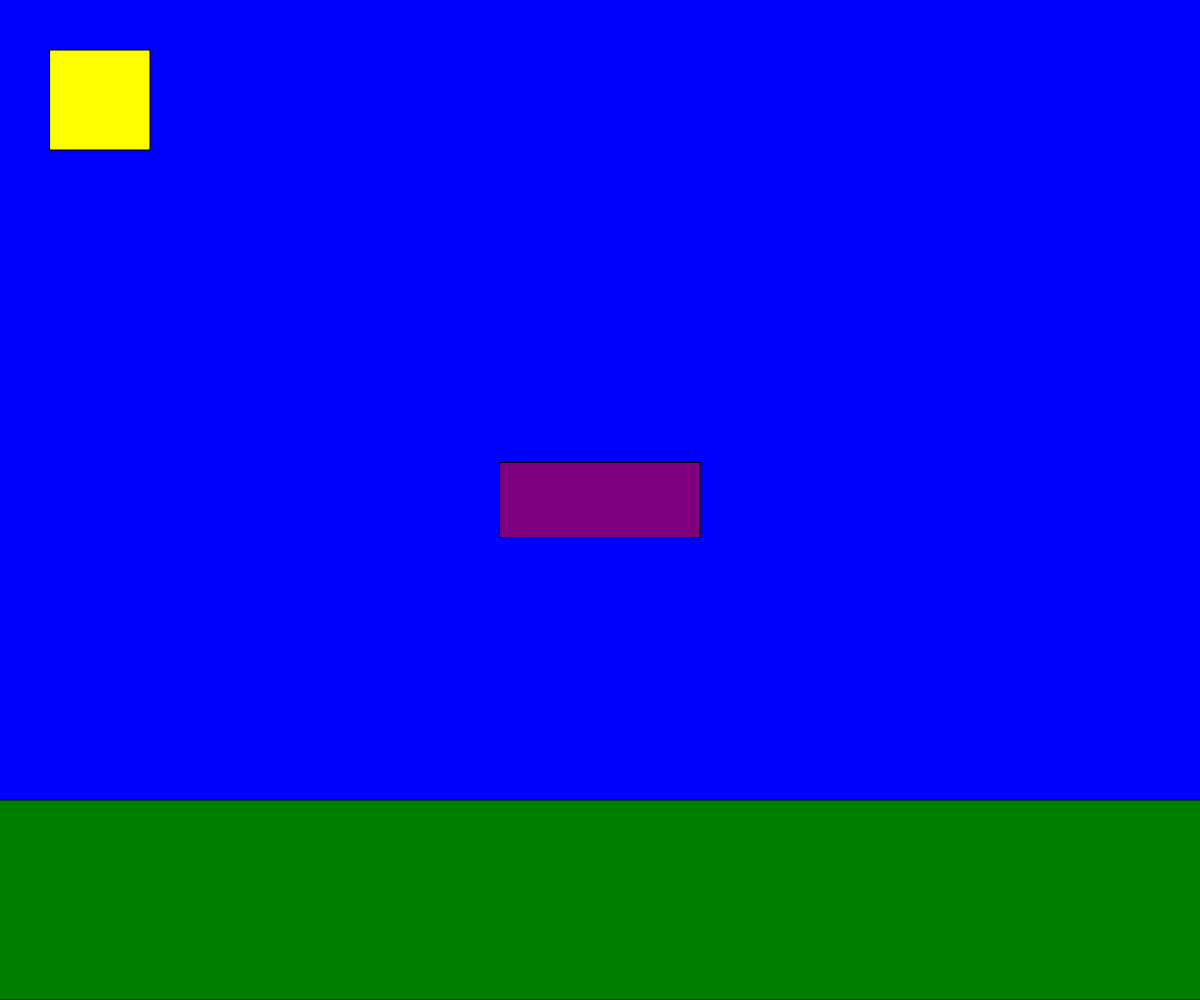
Frame 1 (no input)
Frame 60 (no input): identical to frame 1, image omitted
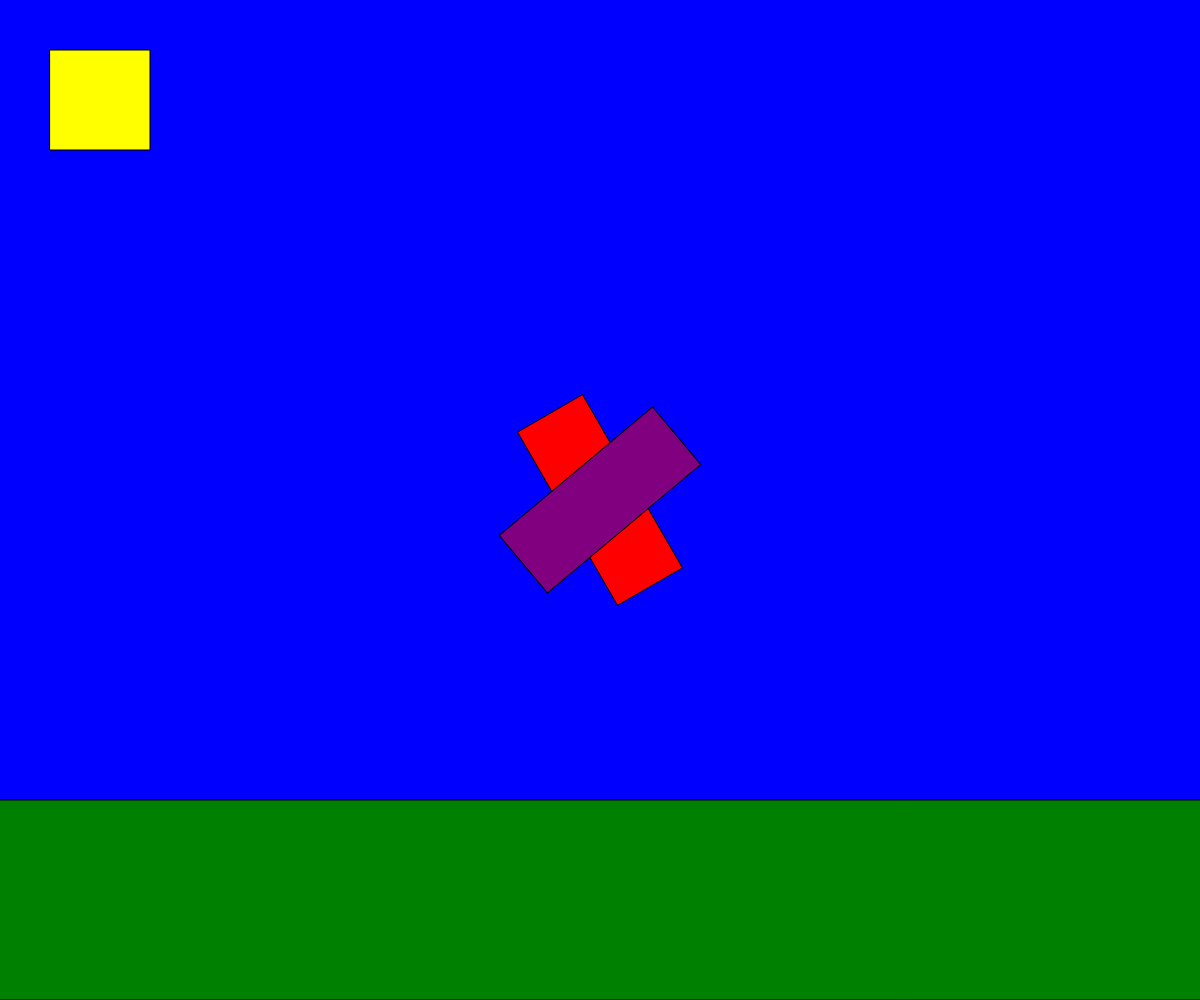
Frame 120 (the mouse pressed at the canvas centre since frame 60)

The p5.js sketch that drew these frames (run headless with seeded random() and noise() and a simulated clock; from frame 60 on, the mouse is pressed at the canvas centre):

// p5.js sketch
// ── sketch.js
// Translate/Rotate Demo

function setup() {
  createCanvas(windowWidth, windowHeight);
  angleMode(DEGREES);
  rectMode(CENTER);
}

function draw() {
  background("blue");

  fill("green");
  rect(200, height - 100, width*2, 200);

  fill("yellow");
  rect(100, 100, 100, 100);

  push(); // Save the transformation matrix
  translate(width/2, height/2);
  rotate(mouseX);
  fill("red");
  rect(0, 0, 200, 75);
  pop(); // reset to the last pushed changes of the matrix

  push();
  translate(width/2, height/2);
  rotate(mouseY);
  fill("purple");
  rect(0, 0, 200, 75);
  pop();
}
